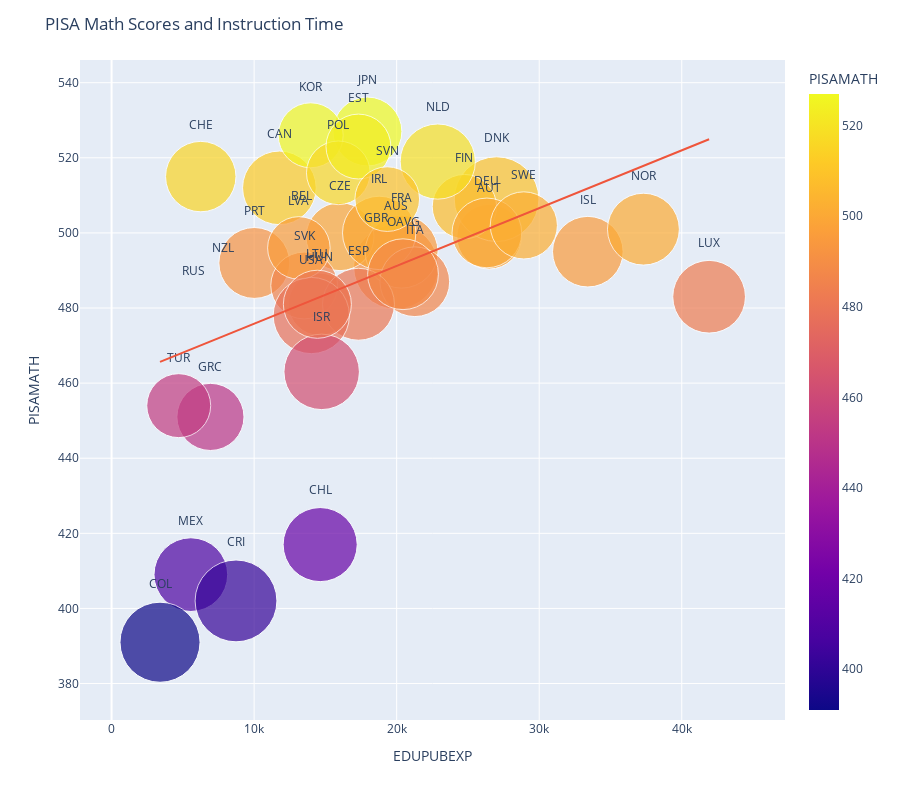

The code cell stored with this chart in its notebook:
### Code cell
import plotly.express as px

fig = px.scatter(data_nona, 
                 x="EDUPUBEXP", 
                 y="PISAMATH", 
                 text="LOCATION",
                 size='INSTRUCTTIME',
                 color='PISAMATH',
                 size_max=60, 
                 trendline='ols')

fig.update_traces(textposition='top center')

fig.update_layout(
    height=800,
    title_text='PISA Math Scores and Instruction Time'
)

fig.show()

### Figure 1 — Plotly figure (JSON) as saved in the notebook; plotly's stock layout.template omitted (floating-point values rounded to 4 significant figures)
{"data": [{"hovertemplate": "EDUPUBEXP=%{x}<br>PISAMATH=%{marker.color}<br>INSTRUCTTIME=%{marker.size}<br>LOCATION=%{text}<extra></extra>", "legendgroup": "", "marker": {"color": [491, 499, 508, 512, 499, 509, 507, 495, 500, 451, 481, 495, 500, 487, 527, 526, 483, 409, 519, 494, 501, 516, 492, 486, 481, 502, 515, 454, 502, 478, 417, 523, 463, 496, 488, 509, 391, 402, 481, 489], "coloraxis": "coloraxis", "size": [11000, 6420, 0, 8289.0, 7056, 10960, 6327, 8104, 7423.0, 6888.0, 5940, 7616, 8232.0, 7425, 7256.0, 6452.0, 8079, 8300, 8640, 0, 7894, 6195.0, 7679.0, 6824.0, 7911.0, 6890.0, 7580, 6251.0, 0, 8884.0, 8388, 6431.0, 8706.0, 5977.0, 0, 6389.0, 9800, 10240, 7080.0, 7656.0], "sizemode": "area", "sizeref": 3.056, "symbol": "circle"}, "mode": "markers+text", "name": "", "orientation": "v", "showlegend": false, "text": ["AUS", "AUT", "BEL", "CAN", "CZE", "DNK", "FIN", "FRA", "DEU", "GRC", "HUN", "ISL", "IRL", "ITA", "JPN", "KOR", "LUX", "MEX", "NLD", "NZL", "NOR", "POL", "PRT", "SVK", "ESP", "SWE", "CHE", "TUR", "GBR", "USA", "CHL", "EST", "ISR", "LVA", "RUS", "SVN", "COL", "CRI", "LTU", "OAVG"], "textposition": "top center", "type": "scatter", "x": [19950.0, 26490.0, 13300.0, 11770.0, 16020.0, 27010.0, 24750.0, 20350.0, 26330.0, 6935.0, 14600.0, 33410.0, 18770.0, 21270.0, 17950.0, 13970.0, 41920.0, 5559.0, 22880.0, 7830.0, 37310.0, 15910.0, 10010.0, 13510.0, 17320.0, 28920.0, 6256.0, 4709.0, 18570.0, 14010.0, 14630.0, 17320.0, 14740.0, 13140.0, 5734.0, 19340.0, 3398.0, 8729.0, 14440.0, 20450.0], "xaxis": "x", "y": [491, 499, 508, 512, 499, 509, 507, 495, 500, 451, 481, 495, 500, 487, 527, 526, 483, 409, 519, 494, 501, 516, 492, 486, 481, 502, 515, 454, 502, 478, 417, 523, 463, 496, 488, 509, 391, 402, 481, 489], "yaxis": "y"}, {"hovertemplate": "<b>OLS trendline</b><br>PISAMATH = 0.00153928 * EDUPUBEXP + 460.417<br>R<sup>2</sup>=0.170599<br><br>EDUPUBEXP=%{x}<br>PISAMATH=%{y} <b>(trend)</b><extra></extra>", "legendgroup": "", "marker": {"symbol": "circle"}, "mode": "lines", "name": "", "showlegend": false, "textposition": "top center", "type": "scatter", "x": [3398.0, 4709.0, 5559.0, 5734.0, 6256.0, 6935.0, 7830.0, 8729.0, 10010.0, 11770.0, 13140.0, 13300.0, 13510.0, 13970.0, 14010.0, 14440.0, 14600.0, 14630.0, 14740.0, 15910.0, 16020.0, 17320.0, 17320.0, 17950.0, 18570.0, 18770.0, 19340.0, 19950.0, 20350.0, 20450.0, 21270.0, 22880.0, 24750.0, 26330.0, 26490.0, 27010.0, 28920.0, 33410.0, 37310.0, 41920.0], "xaxis": "x", "y": [465.6, 467.7, 469.0, 469.2, 470.0, 471.1, 472.5, 473.9, 475.8, 478.5, 480.6, 480.9, 481.2, 481.9, 482.0, 482.6, 482.9, 482.9, 483.1, 484.9, 485.1, 487.1, 487.1, 488.0, 489.0, 489.3, 490.2, 491.1, 491.7, 491.9, 493.2, 495.6, 498.5, 500.9, 501.2, 502.0, 504.9, 511.8, 517.8, 524.9], "yaxis": "y"}], "layout": {"coloraxis": {"colorbar": {"title": {"text": "PISAMATH"}}, "colorscale": [[0, "#0d0887"], [0.1111, "#46039f"], [0.2222, "#7201a8"], [0.3333, "#9c179e"], [0.4444, "#bd3786"], [0.5556, "#d8576b"], [0.6667, "#ed7953"], [0.7778, "#fb9f3a"], [0.8889, "#fdca26"], [1, "#f0f921"]]}, "height": 800, "legend": {"itemsizing": "constant", "tracegroupgap": 0}, "margin": {"t": 60}, "title": {"text": "PISA Math Scores and Instruction Time"}, "xaxis": {"anchor": "y", "domain": [0, 1], "title": {"text": "EDUPUBEXP"}}, "yaxis": {"anchor": "x", "domain": [0, 1], "title": {"text": "PISAMATH"}}}}
